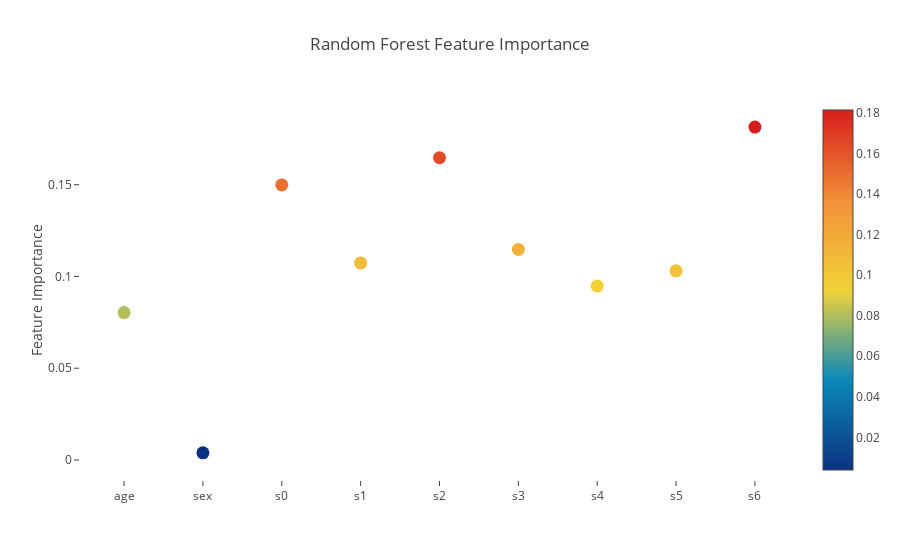

The cell this chart's notebook holds for it:
### Code cell
trace = go.Scatter(
    y = rf.feature_importances_,
    x = features,
    mode='markers',
    marker=dict(
        sizemode = 'diameter',
        sizeref = 1,
        size = 13,
        #size= rf.feature_importances_,
        #color = np.random.randn(500), #set color equal to a variable
        color = rf.feature_importances_,
        colorscale='Portland',
        showscale=True
    ),
    text = features
)
data2 = [trace]

layout= go.Layout(
    autosize= True,
    title= 'Random Forest Feature Importance',
    hovermode= 'closest',
     xaxis= dict(
         ticklen= 5,
         showgrid=False,
        zeroline=False,
        showline=False
     ),
    yaxis=dict(
        title= 'Feature Importance',
        showgrid=False,
        zeroline=False,
        ticklen= 5,
        gridwidth= 2
    ),
    showlegend= False
)
fig = go.Figure(data=data2, layout=layout)
py.iplot(fig,filename='scatter2010')

### Figure 1 — Plotly figure (JSON) as saved in the notebook; plotly's stock layout.template omitted (floating-point values rounded to 4 significant figures)
{"data": [{"marker": {"color": [0.08033, 0.003881, 0.1499, 0.1073, 0.1647, 0.1148, 0.09476, 0.1031, 0.1814], "colorscale": "Portland", "showscale": true, "size": 13, "sizemode": "diameter", "sizeref": 1}, "mode": "markers", "text": ["age", "sex", "s0", "s1", "s2", "s3", "s4", "s5", "s6"], "type": "scatter", "x": ["age", "sex", "s0", "s1", "s2", "s3", "s4", "s5", "s6"], "y": [0.08033, 0.003881, 0.1499, 0.1073, 0.1647, 0.1148, 0.09476, 0.1031, 0.1814]}], "layout": {"autosize": true, "hovermode": "closest", "showlegend": false, "title": "Random Forest Feature Importance", "xaxis": {"showgrid": false, "showline": false, "ticklen": 5, "zeroline": false}, "yaxis": {"gridwidth": 2, "showgrid": false, "ticklen": 5, "title": "Feature Importance", "zeroline": false}}}
